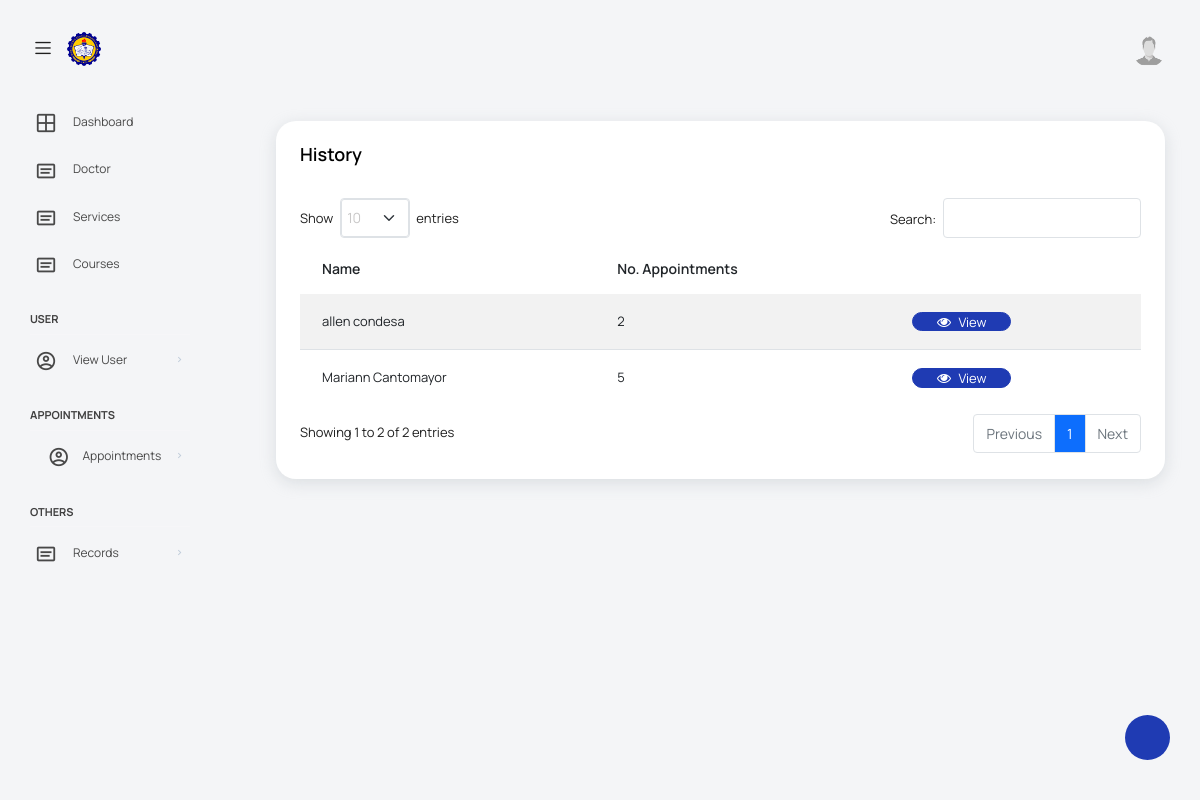
/views/assistantHistoryUsers.php, run on an earlier commit of the app's database.
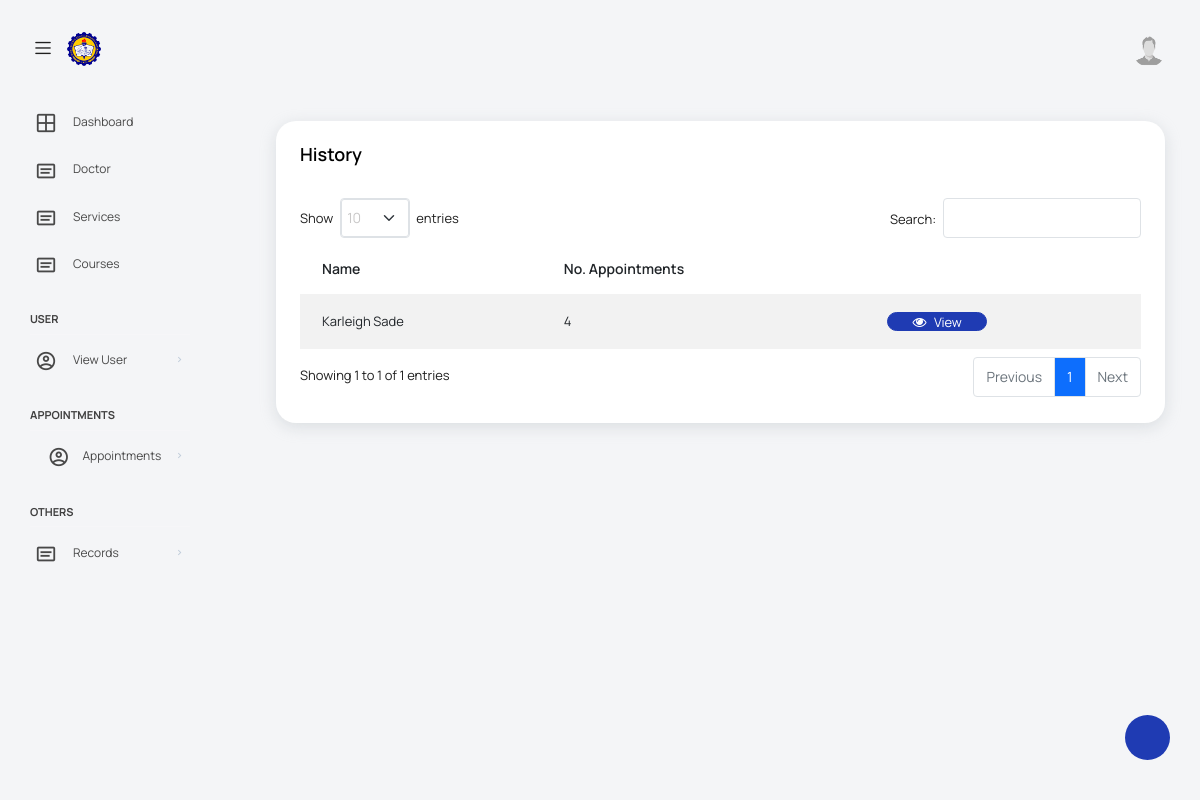
And on a later commit of the database.
### tables this page shows
CREATE TABLE `appointment` (
  `Appointment_ID` int(255) NOT NULL,
  `Doctor_schedule_ID` int(255) DEFAULT NULL,
  `Patient_ID` int(13) DEFAULT NULL,
  `Doctor_ID` int(255) DEFAULT NULL,
  `Appointment_Time` time DEFAULT NULL,
  `Appointment_status` int(11) DEFAULT NULL,
  `Appointment_createdAt` datetime DEFAULT NULL
);

CREATE TABLE `patient` (
  `Patient_ID` int(13) NOT NULL,
  `Assistant_ID` int(13) DEFAULT NULL,
  `patientFname` varchar(30) DEFAULT NULL,
  `patientLname` varchar(30) DEFAULT NULL,
  `patientPassword` varchar(255) DEFAULT NULL,
  `patientContact` varchar(30) DEFAULT NULL,
  `patientEmail` varchar(60) DEFAULT NULL,
  `patientRole` varchar(10) DEFAULT NULL,
  `patientAddress` varchar(255) DEFAULT NULL,
  `patientBirthdate` date NOT NULL,
  `patientIDpicture` varchar(255) DEFAULT NULL,
  `patientProfilepicture` varchar(255) DEFAULT NULL,
  `patientStatus` int(2) DEFAULT NULL
);

### config/database.php (called while the page is built, shortened)
<?php
$host = "localhost";
$username = "root";
$password = "";
$database = "capstone";
$conn = mysqli_connect($host, $username, $password, $database);
function countResult($table, $where_conditions = array(), $whereIn_conditions = array())
{
    global $conn;
    $query = "SELECT COUNT(*) FROM $table";
    if (!empty($where_conditions)) {
        $where = array();
        foreach ($where_conditions as $field => $value) {
            $where[] = "$field = '$value'";
        }
        $query .= " WHERE " . implode(' AND ', $where);
    }
    $result = mysqli_query($conn, $query);
    $count = mysqli_fetch_row($result)[0];
    return $count;
}
function joinTableGroup($table, $joins, $group_by = null)
{
    global $conn;
    $query = "SELECT * FROM $table";
    foreach ($joins as $join) {
        $query .= " INNER JOIN $join[0] ON $join[1] = $join[2]";
    }
    if (!is_null($group_by)) {
        $query .= " GROUP BY $group_by";
    }
    $stmt = mysqli_prepare($conn, $query);
    $stmt->execute();
    $result = $stmt->get_result();
    $rows = array();
    while ($row = $result->fetch_assoc()) {
        $rows[] = $row;
    }
    return $rows;
}

### views/assistantHistoryUsers.php (the view)
<?php require_once('assistantHeader.php'); ?>
<div class="col-lg-12 grid-margin stretch-card">
    <div class="card">
        <div class="card-body">
            <div class="d-flex justify-content-between">
                <h4 class="card-title">History</h4>
            </div>
            <div class="row mx-auto mt-3">
                <table class="table table-striped mx-auto" id="tables">
                    <thead>
                        <tr>
                            <th>Name</th>
                            <th>No. Appointments</th>
                            <th></th>
                        </tr>
                    </thead>
                    <tbody>
                        <?php $row = joinTableGroup('appointment', [['patient', 'patient.patient_ID', 'appointment.patient_ID']], "patient.Patient_ID") ?>
                        <?php foreach ($row as $result) : ?>
                            <tr>
                                <td><?= $result['patientFname'] . ' ' . $result['patientLname'] ?></td>
                                <?php $result1 = countResult('appointment', ['Patient_ID' => $result['Patient_ID']]); ?>
                                <td><?= $result1; ?></td>
                                <td><a class="btn btn-primary btn-sm px-4" href="assistantHistoryFront.php?patient_id=<?= $result['Patient_ID'] ?>"><i class="fa fa-eye"></i> View</a></td>
                            </tr>
                        <?php endforeach; ?>
                    </tbody>
                </table>
            </div>
        </div>
    </div>
</div>
<?php require_once('footer.php'); ?>

What changed in the data, as far as the page shows it:
removed appointment: Patient_ID.patientFname "allen", Patient_ID.patientLname "condesa", result1 "2"
removed appointment: Patient_ID.patientFname "Mariann", Patient_ID.patientLname "Cantomayor", result1 "5"
added appointment: Patient_ID.patientFname "Karleigh", Patient_ID.patientLname "Sade", result1 "4"
Also different on the page:
text written by a page script: "Show entries Search: Showing 1 to 2 of 2 entries Previous 1 Next" → "Show entries Search: Showing 1 to 1 of 1 entries Previous 1 Next"
